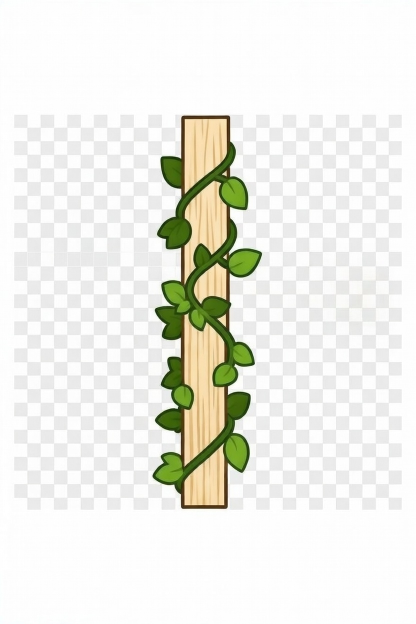
#> input picture apps/parable-bloom/assets/art/vine_segments/vine_body.png, 832 x 1248 px, found by its file name (shown at 1/2 size); its folder holds only this picture in this run
$ python build_vine_spritesheet.py
#> lines starting #> are read from the running program, lines starting #| are printed output that depends on the picture
#!/usr/bin/env python3
import os
import sys
from PIL import Image

# Configuration
INPUT_DIR = "apps/parable-bloom/assets/art/vine_segments"
OUTPUT_FILE = "apps/parable-bloom/assets/art/vines_classic_spritesheet.png"

# Target cell size in the unified sheet
CELL_SIZE = 128

# The order of columns in the 7-column sheet
# 0: up, 1: down, 2: left, 3: right, 4: body, 5: corner, 6: tail
COLUMN_MAPPING = {
    'head_up': 0,
    'head_down': 1,
    'head_left': 2,
    'head_right': 3,
    'body': 4,
    'corner': 5,
    'tail': 6
}

# Rows: 0 is healthy (vine_), 1 is withered (withered_)
ROW_MAPPING = {
    'vine_': 0,
    'withered_': 1
}

def remove_background(img):
    """
    Given an image, convert white/near-white pixels to transparent.
    Uses an aggressive threshold to remove JPEG background artifacts.
    """
    img = img.convert("RGBA")

    # Try using flattened data first to avoid deprecation warning
    datas = img.get_flattened_data() if hasattr(img, 'get_flattened_data') else img.getdata()

    new_data = []
    for item in datas:
        # Check if the pixel is near-white/light gray from JPEG artifacts
        # Using a much lower threshold and checking for gray-ish color
        r, g, b, a = item
        if r > 190 and g > 190 and b > 190 and max(r,g,b) - min(r,g,b) < 30:
            new_data.append((255, 255, 255, 0)) # Fully transparent
        else:
            new_data.append(item)

    img.putdata(new_data)
    return img

def crop_to_content(img):
    """
    Strictly crop the image to the bounding box of non-transparent pixels.
    """
    # getbbox() works on the alpha channel in RGBA images
    bbox = img.getbbox()
    if bbox:
        return img.crop(bbox)
    return img

# Determine native lengths for scale factor
healthy_body_length = 788
withered_body_length = 810
healthy_body_width = 219
withered_body_width = 217

def process_segment(file_path, row):
    filename = os.path.basename(file_path)
    print(f"Processing {filename}...")
    img = Image.open(file_path)

    # Remove background aggressively
    img = remove_background(img)

    # Crop to minimal bounding box
    img = crop_to_content(img)

    width, height = img.size

    # Universal scaling to ensure wood thickness matches
    # Body natively takes up EXACTLY 1 cell height (128 scaled)
    if row == 0:
        scale = CELL_SIZE / healthy_body_length
        body_thickness = healthy_body_width
    else:
        scale = CELL_SIZE / withered_body_length
        body_thickness = withered_body_width

    new_width = int(width * scale)
    new_height = int(height * scale)

    # Determine if this is a head or tail that needs separation
    is_head = 'head' in filename
    is_tail = 'tail' in filename
    separation_scale = 0.88 # 12% separation gap

    # Force the "long" dimension to be exactly CELL_SIZE to ensure gap-less connections
    # excluding corners which are handled differently.
    # Heads and tails are slightly shorter to provide separation.
    if 'corner' not in filename:
        target_size = CELL_SIZE
        if is_head or is_tail:
            target_size = int(CELL_SIZE * separation_scale)

        if width > height:
            new_width = target_size
        else:
            new_height = target_size

    # Resize with high quality
    img = img.resize((new_width, new_height), Image.Resampling.LANCZOS)

    # Clean up faint anti-aliasing pixels
    if hasattr(img, 'get_flattened_data'):
        final_datas = img.get_flattened_data()
    else:
        final_datas = img.getdata()

    cleaned_data = []
    for r, g, b, a in final_datas:
        if a < 20:
            cleaned_data.append((255, 255, 255, 0))
        else:
            cleaned_data.append((r, g, b, a))
    img.putdata(cleaned_data)

    # Create an empty 128x128 transparent cell
    cell = Image.new("RGBA", (CELL_SIZE, CELL_SIZE), (0, 0, 0, 0))

    if 'corner' in filename:
        # Exact joint centering
        native_cx = body_thickness / 2.0
        native_cy = height - (body_thickness / 2.0)

        scaled_cx = native_cx * scale
        scaled_cy = native_cy * scale

        offset_x = int(CELL_SIZE/2 - scaled_cx)
        offset_y = int(CELL_SIZE/2 - scaled_cy)
    else:
        # Standard centering for bodies
        # Shifting logic for heads and tails to maintain joint connection
        if is_head:
            if 'up' in filename:
                # Tip at top, joint at bottom
                offset_x = (CELL_SIZE - new_width) // 2
                offset_y = CELL_SIZE - new_height
            elif 'down' in filename:
                # Tip at bottom, joint at top
                offset_x = (CELL_SIZE - new_width) // 2
                offset_y = 0
            elif 'left' in filename:
                # Tip at left, joint at right
                offset_x = CELL_SIZE - new_width
                offset_y = (CELL_SIZE - new_height) // 2
            elif 'right' in filename:
                # Tip at right, joint at left
                offset_x = 0
                offset_y = (CELL_SIZE - new_height) // 2
            else:
                offset_x = (CELL_SIZE - new_width) // 2
                offset_y = (CELL_SIZE - new_height) // 2
        elif is_tail:
            # Tip at bottom, joint at top
            offset_x = (CELL_SIZE - new_width) // 2
            offset_y = 0
        else:
            offset_x = (CELL_SIZE - new_width) // 2
            offset_y = (CELL_SIZE - new_height) // 2

    cell.paste(img, (offset_x, offset_y))

    return cell

def main():
    if not os.path.isdir(INPUT_DIR):
        print(f"Error: Input directory {INPUT_DIR} not found.")
        sys.exit(1)

    # Create the final sprite sheet: 7 columns, 2 rows of 128x128
    sheet_width = 7 * CELL_SIZE
    sheet_height = 2 * CELL_SIZE
    spritesheet = Image.new("RGBA", (sheet_width, sheet_height), (0, 0, 0, 0))
#> spritesheet: PIL image 896x256 RGBA; every value is 0

    for filename in os.listdir(INPUT_DIR):
        if not (filename.endswith('.png') or filename.endswith('.jpg')):
            continue

        file_path = os.path.join(INPUT_DIR, filename)

        # Determine row mapping
        row = -1
        if filename.startswith('vine_'):
            row = 0
        elif filename.startswith('withered_'):
            row = 1
        else:
            print(f"Skipping unknown prefix: {filename}")
            continue

        # Determine column mapping
        col = -1
        for key, value in COLUMN_MAPPING.items():
            if key in filename:
                col = value
                break

        if col == -1:
            print(f"Skipping unknown column type: {filename}")
            continue

        # Process image
        cell_img = process_segment(file_path, row)
#> in process_segment, img is the input picture: PIL image 832x1248 RGB; mean R, G, B 237.2, 237.5, 230.9
#> the loop in remove_background, `for item in datas:` made 1038336 passes
#> (item, r, g, b) on passes 1 to 3: ((250, 254, 255, 255), 250, 254, 255), ((249, 253, 254, 255), 249, 253, 254), ((249, 253, 254, 255), 249, 253, 254)
#> after the loop in remove_background, `for item in datas:`: new_data = 1038336 items
#> in remove_background, `img.putdata(new_data)`:
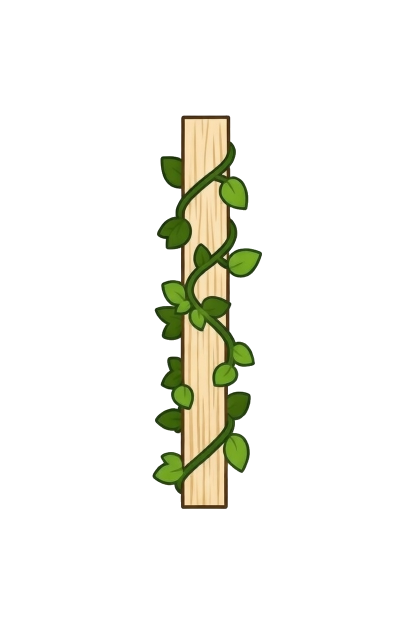
#> img: PIL image 832x1248 RGBA (shown at 1/2 size); mean R, G, B, A 243.8, 244, 237.6, 26.5; transparent parts drawn white
#> in crop_to_content, `bbox = img.getbbox()`: bbox = (305, 230, 524, 1018)
#> in crop_to_content, `return img.crop(bbox)`:
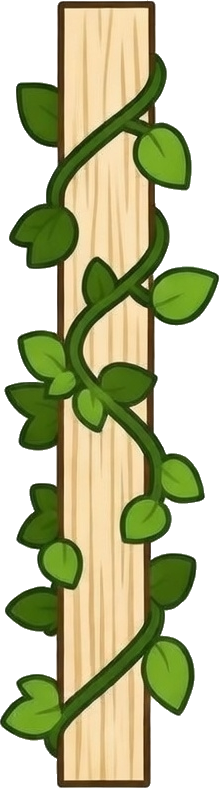
#> returned value: PIL image 219x788 RGBA; mean R, G, B, A 187.5, 189.1, 150.3, 159.3; transparent parts drawn white
#> in process_segment, `img = img.resize((new_width, new_height), Image.Resampling.LANCZOS)`:
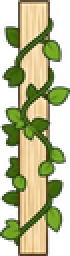
#> img: PIL image 35x128 RGBA (shown 2 times larger); mean R, G, B, A 103.3, 106.3, 64.2, 159.3; transparent parts drawn white
#> the loop in process_segment, `for r, g, b, a in final_datas:` made 4480 passes
#> (r, g, b, a) on passes 1 to 3: (0, 0, 0, 0), (0, 0, 0, 0), (0, 0, 0, 0)
#> after the loop in process_segment, `for r, g, b, a in final_datas:`: cleaned_data = 4480 items, first 6: (255, 255, 255, 0), (255, 255, 255, 0), (255, 255, 255, 0), (255, 255, 255, 0), (255, 255, 255, 0), (255, 255, 255, 0)
#> in process_segment, `cell = Image.new("RGBA", (CELL_SIZE, CELL_SIZE), (0, 0, 0, 0))`: cell: PIL image 128x128 RGBA; every value is 0
#> in process_segment, `cell.paste(img, (offset_x, offset_y))`:
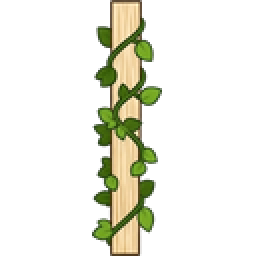
#> cell: PIL image 128x128 RGBA (shown 2 times larger); mean R, G, B, A 49.6, 50.1, 39.2, 43.5; transparent parts drawn white

        # Paste into the right spot in spritesheet
        pos_x = col * CELL_SIZE
        pos_y = row * CELL_SIZE
        spritesheet.alpha_composite(cell_img, dest=(pos_x, pos_y))
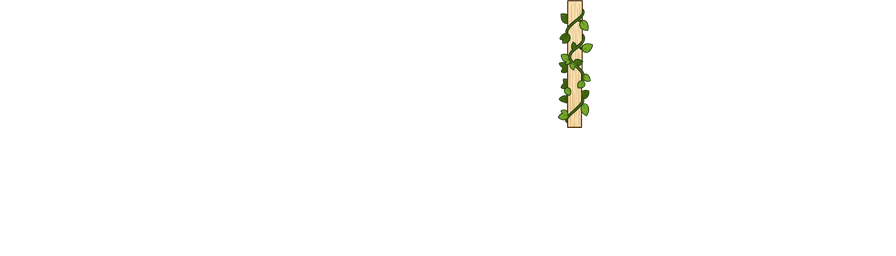
#> spritesheet: PIL image 896x256 RGBA; mean R, G, B, A 1.9, 1.9, 1.1, 3.1; transparent parts drawn white

    # Save the result
    os.makedirs(os.path.dirname(OUTPUT_FILE), exist_ok=True)
    spritesheet.save(OUTPUT_FILE, "PNG")
    print(f"Saved generated spritesheet to {OUTPUT_FILE}")

if __name__ == "__main__":
    main()

$ run again, on apps/parable-bloom/assets/art/vine_segments/vine_head_right.png
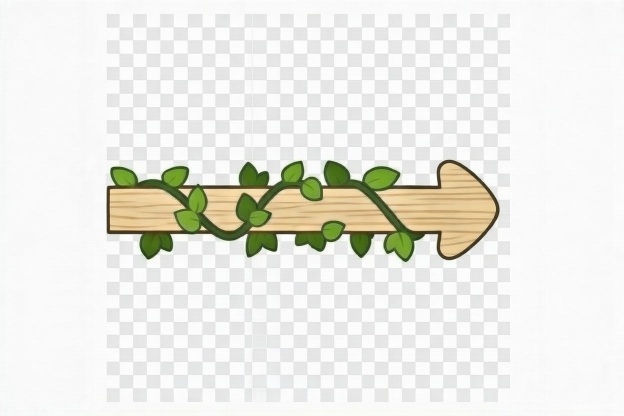
#> input picture apps/parable-bloom/assets/art/vine_segments/vine_head_right.png, 1248 x 832 px, found by its file name (shown at 1/2 size)
#> in process_segment, img is the input picture: PIL image 1248x832 RGB; mean R, G, B 234.9, 234.6, 228.6
#> the loop in remove_background, `for item in datas:` made 1038336 passes
#> (item, r, g, b) on passes 1 to 3: ((246, 248, 247, 255), 246, 248, 247), ((247, 249, 248, 255), 247, 249, 248), ((248, 250, 249, 255), 248, 250, 249)
#> after the loop in remove_background, `for item in datas:`: new_data = 1038336 items
#> bbox = (213, 319, 1000, 525)
#> the loop in process_segment, `for r, g, b, a in final_datas:` made 3696 passes
#> (r, g, b, a) on passes 1 to 3: (0, 0, 0, 0), (85, 85, 0, 3), (0, 0, 0, 0)
#> after the loop in process_segment, `for r, g, b, a in final_datas:`: cleaned_data = 3696 items, first 6: (255, 255, 255, 0), (255, 255, 255, 0), (255, 255, 255, 0), (255, 255, 255, 0), (255, 255, 255, 0), (255, 255, 255, 0)
#> in process_segment, `cell.paste(img, (offset_x, offset_y))`:
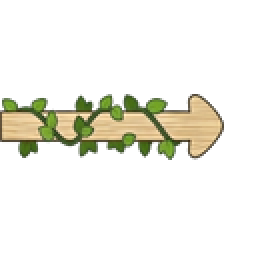
#> cell: PIL image 128x128 RGBA (shown 2 times larger); mean R, G, B, A 41.3, 40.7, 32.2, 38.7; transparent parts drawn white
#> in main, `spritesheet.alpha_composite(cell_img, dest=(pos_x, pos_y))`:
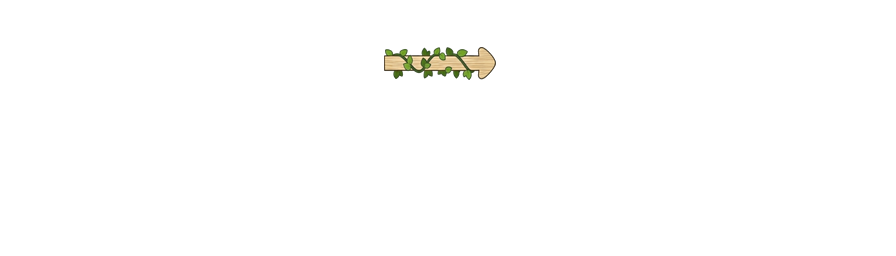
#> spritesheet: PIL image 896x256 RGBA; mean R, G, B, A 1.8, 1.8, 1.1, 2.8; transparent parts drawn white

$ run again, on apps/parable-bloom/assets/art/vine_segments/vine_corner.png
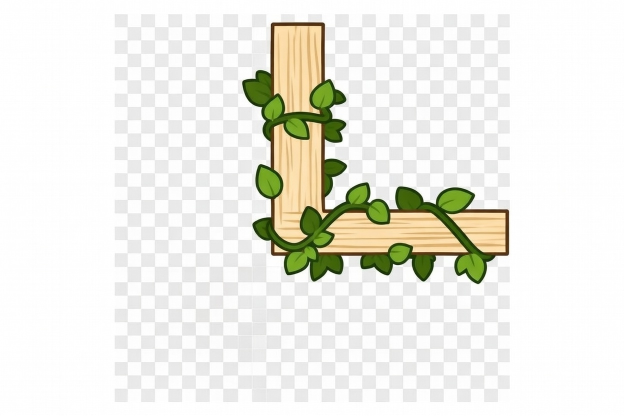
#> input picture apps/parable-bloom/assets/art/vine_segments/vine_corner.png, 1248 x 832 px, found by its file name (shown at 1/2 size)
#> in process_segment, img is the input picture: PIL image 1248x832 RGB; mean R, G, B 237.1, 236.9, 229.6
#> the loop in remove_background, `for item in datas:` made 1038336 passes
#> (item, r, g, b) on passes 1 to 3: ((254, 254, 254, 255), 254, 254, 254), ((255, 255, 255, 255), 255, 255, 255), ((255, 255, 255, 255), 255, 255, 255)
#> after the loop in remove_background, `for item in datas:`: new_data = 1038336 items
#> bbox = (484, 44, 1019, 569)
#> in process_segment, `img = img.resize((new_width, new_height), Image.Resampling.LANCZOS)`:
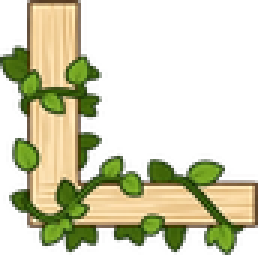
#> img: PIL image 86x85 RGBA (shown 3 times larger); mean R, G, B, A 70, 69.8, 41.5, 107.5; transparent parts drawn white
#> the loop in process_segment, `for r, g, b, a in final_datas:` made 7310 passes
#> (r, g, b, a) on passes 1 to 3: (0, 0, 0, 0), (0, 0, 0, 0), (0, 0, 0, 0)
#> after the loop in process_segment, `for r, g, b, a in final_datas:`: cleaned_data = 7310 items, first 6: (255, 255, 255, 0), (255, 255, 255, 0), (255, 255, 255, 0), (255, 255, 255, 0), (255, 255, 255, 0), (255, 255, 255, 0)
#> in main, `spritesheet.alpha_composite(cell_img, dest=(pos_x, pos_y))`:
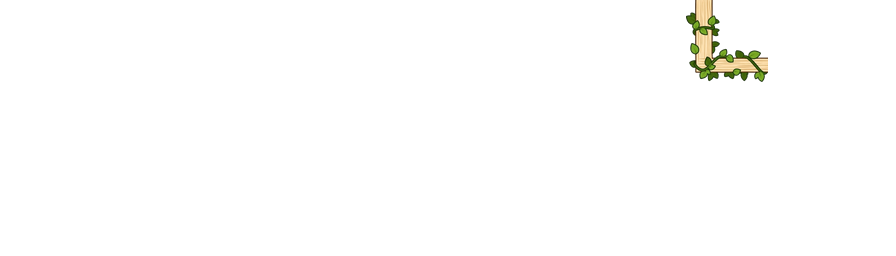
#> spritesheet: PIL image 896x256 RGBA; mean R, G, B, A 2, 2, 1.2, 3.3; transparent parts drawn white
